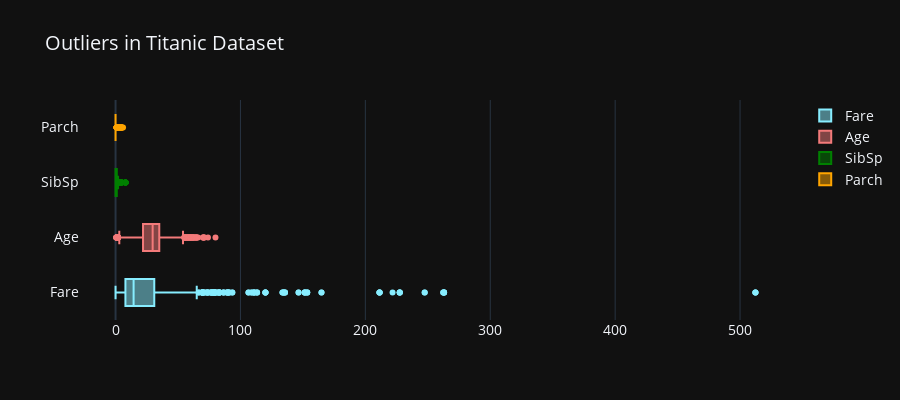

Notebook cell for this chart:
### Markdown cell above
### Goal : Analyze the outliers in titanic dataset

### Code cell
box_traces = [
    go.Box(x=df['Fare'], name='Fare', marker=dict(color='#87edff')),
    go.Box(x=df['Age'], name='Age', marker=dict(color='#f37a7a')),
    go.Box(x=df['SibSp'], name='SibSp', marker=dict(color='green')),
    go.Box(x=df['Parch'], name='Parch', marker=dict(color='orange'))
]

layout = go.Layout(title='Outliers in Titanic Dataset', height=400, font=dict(size=14))

fig = go.Figure(data=box_traces, layout=layout)

fig.show()

### Figure 1 — Plotly figure (JSON) as saved in the notebook; plotly's stock layout.template omitted (floating-point values rounded to 4 significant figures; data arrays with more than 128 entries replaced by an {"elided": "..."} marker saying what was removed)
{"data": [{"marker": {"color": "#87edff"}, "name": "Fare", "type": "box", "x": {"elided": "891 float values"}}, {"marker": {"color": "#f37a7a"}, "name": "Age", "type": "box", "x": {"elided": "891 float values"}}, {"marker": {"color": "green"}, "name": "SibSp", "type": "box", "x": {"elided": "891 int values"}}, {"marker": {"color": "orange"}, "name": "Parch", "type": "box", "x": {"elided": "891 int values"}}], "layout": {"font": {"size": 14}, "height": 400, "title": {"text": "Outliers in Titanic Dataset"}}}
